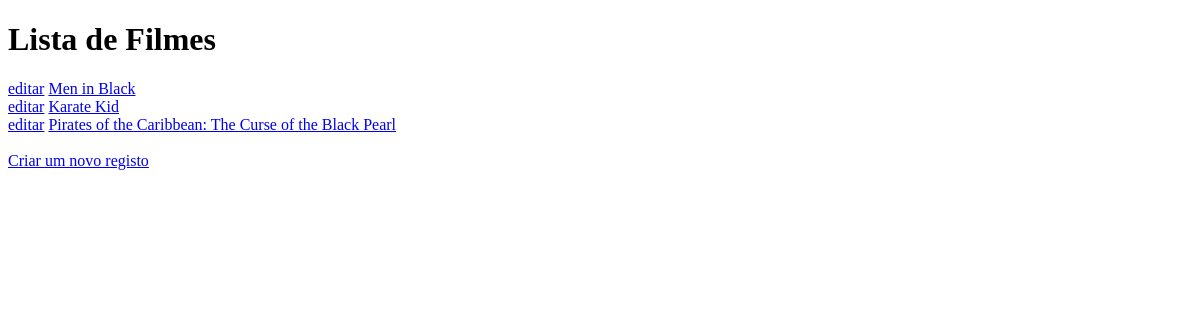
Before: / with the older database file.
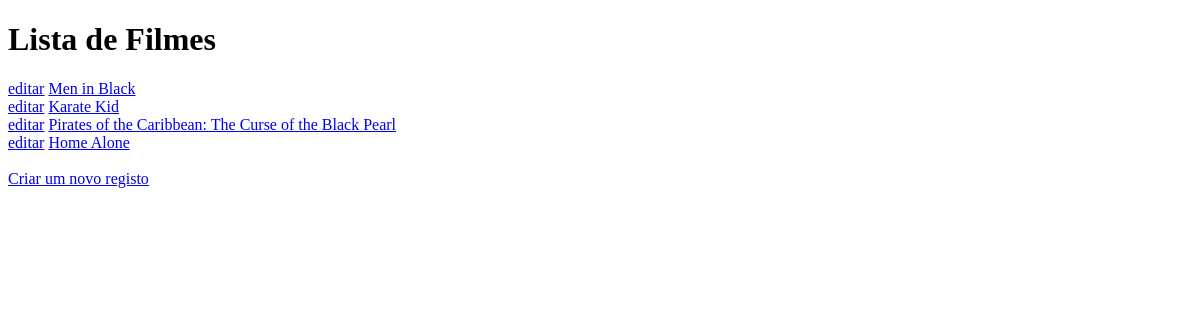
After: the same page with the newer database file.
### tables this page shows
CREATE TABLE `filmes` (
  `id_filme` int(11) NOT NULL,
  `titulo` varchar(100) NOT NULL,
  `sinopse` text,
  `quantidade` smallint(6) DEFAULT '0',
  `idioma` varchar(30) DEFAULT NULL,
  `data_lancamento` date DEFAULT NULL
);

### index.php (the view, shortened to what this page needs)
<?php
	$con=new mysqli("localhost","root","","filmes");
	if($con->connect_errno!=0)
	{
		echo "Ocorreu um erro no acesso à base de dados".$con->connect_error;
		exit;
	}
	else
	{
?>
		<!DOCTYPE html>
		<html>
		<head>
		</head>
		<body>
			<h1>Lista de Filmes</h1>
			<?php
				$stm=$con->prepare('select * from filmes');
				$stm->execute();
				$res=$stm->get_result();
				while ($resultado=$res->fetch_assoc())
				{
					echo '<a href="edit.php?filme='.$resultado['id_filme'].'">';
					echo 'editar'.'</a>'.' ';
					echo '<a href="filmes_show.php?filme='.$resultado['id_filme'].'">';
					echo $resultado['titulo'];
					echo '</a>';
					echo'<br>';
				}
			?>
			<br>
			<a href="create.php">Criar um novo registo</a>
		<br>
		</body>
		</html>
	<?php
		}
	?>

Changed rows visible on the page:
added filmes: titulo "Home Alone"
